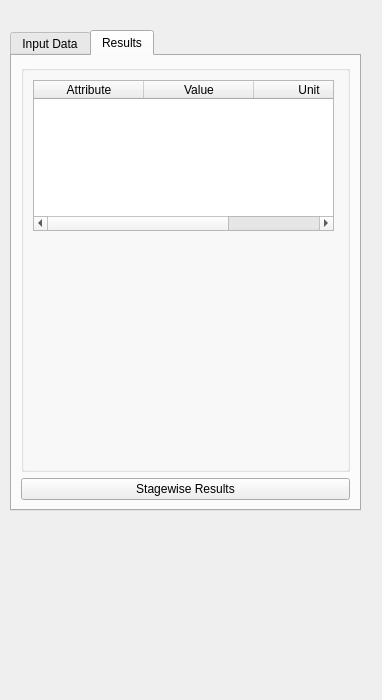
<?xml version="1.0" encoding="UTF-8"?>
<ui version="4.0">
 <class>Form</class>
 <widget class="QWidget" name="Form">
  <property name="enabled">
   <bool>true</bool>
  </property>
  <property name="geometry">
   <rect>
    <x>0</x>
    <y>0</y>
    <width>382</width>
    <height>700</height>
   </rect>
  </property>
  <property name="sizePolicy">
   <sizepolicy hsizetype="Maximum" vsizetype="Maximum">
    <horstretch>0</horstretch>
    <verstretch>0</verstretch>
   </sizepolicy>
  </property>
  <property name="maximumSize">
   <size>
    <width>3200</width>
    <height>5000</height>
   </size>
  </property>
  <property name="windowTitle">
   <string>Form</string>
  </property>
  <widget class="QTabWidget" name="tabWidget">
   <property name="geometry">
    <rect>
     <x>10</x>
     <y>30</y>
     <width>351</width>
     <height>481</height>
    </rect>
   </property>
   <property name="autoFillBackground">
    <bool>true</bool>
   </property>
   <property name="currentIndex">
    <number>1</number>
   </property>
   <widget class="QWidget" name="tab">
    <attribute name="title">
     <string>Input Data</string>
    </attribute>
    <layout class="QVBoxLayout" name="verticalLayout_2">
     <item>
      <widget class="QGroupBox" name="groupBox_2">
       <property name="title">
        <string>Parameter Selection</string>
       </property>
       <layout class="QVBoxLayout" name="verticalLayout">
        <property name="sizeConstraint">
         <enum>QLayout::SetFixedSize</enum>
        </property>
        <item>
         <widget class="QTabWidget" name="tabWidget_5">
          <property name="sizePolicy">
           <sizepolicy hsizetype="Expanding" vsizetype="Fixed">
            <horstretch>0</horstretch>
            <verstretch>0</verstretch>
           </sizepolicy>
          </property>
          <property name="currentIndex">
           <number>2</number>
          </property>
          <widget class="QWidget" name="tab1">
           <attribute name="title">
            <string>General</string>
           </attribute>
           <layout class="QVBoxLayout" name="verticalLayout_6">
            <item>
             <layout class="QGridLayout" name="lay1">
              <property name="sizeConstraint">
               <enum>QLayout::SetDefaultConstraint</enum>
              </property>
              <property name="verticalSpacing">
               <number>0</number>
              </property>
             </layout>
            </item>
           </layout>
          </widget>
          <widget class="QWidget" name="tab2">
           <attribute name="title">
            <string>Condenser</string>
           </attribute>
           <layout class="QVBoxLayout" name="verticalLayout_5">
            <item>
             <layout class="QGridLayout" name="lay2">
              <item row="3" column="0">
               <widget class="QLabel" name="l7">
                <property name="text">
                 <string>TextLabel</string>
                </property>
               </widget>
              </item>
              <item row="0" column="0">
               <widget class="QLabel" name="l4">
                <property name="text">
                 <string>TextLabel</string>
                </property>
               </widget>
              </item>
              <item row="1" column="0">
               <widget class="QLabel" name="l5">
                <property name="text">
                 <string>TextLabel</string>
                </property>
               </widget>
              </item>
              <item row="2" column="2">
               <widget class="QComboBox" name="cb1"/>
              </item>
              <item row="1" column="2">
               <widget class="QLineEdit" name="le5"/>
              </item>
              <item row="2" column="0">
               <widget class="QLabel" name="l6">
                <property name="text">
                 <string>TextLabel</string>
                </property>
               </widget>
              </item>
              <item row="3" column="2">
               <widget class="QComboBox" name="cb2">
                <property name="enabled">
                 <bool>false</bool>
                </property>
               </widget>
              </item>
              <item row="0" column="3">
               <widget class="QLabel" name="u1">
                <property name="text">
                 <string>TextLabel</string>
                </property>
               </widget>
              </item>
              <item row="1" column="3">
               <widget class="QLabel" name="u2">
                <property name="text">
                 <string>TextLabel</string>
                </property>
               </widget>
              </item>
              <item row="4" column="2">
               <widget class="QLineEdit" name="le6"/>
              </item>
              <item row="0" column="2">
               <widget class="QComboBox" name="cb5"/>
              </item>
             </layout>
            </item>
           </layout>
          </widget>
          <widget class="QWidget" name="tab3">
           <attribute name="title">
            <string>Reboiler</string>
           </attribute>
           <layout class="QVBoxLayout" name="verticalLayout_7">
            <item>
             <layout class="QGridLayout" name="lay3">
              <item row="4" column="0">
               <widget class="QLabel" name="l9">
                <property name="text">
                 <string>TextLabel</string>
                </property>
               </widget>
              </item>
              <item row="3" column="0">
               <widget class="QLabel" name="l8">
                <property name="text">
                 <string>TextLabel</string>
                </property>
               </widget>
              </item>
              <item row="5" column="0">
               <widget class="QLabel" name="l10">
                <property name="text">
                 <string>TextLabel</string>
                </property>
               </widget>
              </item>
              <item row="5" column="2">
               <widget class="QComboBox" name="cb4">
                <property name="enabled">
                 <bool>false</bool>
                </property>
               </widget>
              </item>
              <item row="3" column="2">
               <widget class="QLineEdit" name="le7"/>
              </item>
              <item row="4" column="2">
               <widget class="QComboBox" name="cb3"/>
              </item>
              <item row="6" column="2">
               <widget class="QLineEdit" name="le8"/>
              </item>
              <item row="3" column="3">
               <widget class="QLabel" name="u3">
                <property name="text">
                 <string>TextLabel</string>
                </property>
               </widget>
              </item>
             </layout>
            </item>
           </layout>
          </widget>
         </widget>
        </item>
        <item>
         <widget class="QGroupBox" name="groupBox">
          <property name="title">
           <string/>
          </property>
          <layout class="QVBoxLayout" name="verticalLayout_3">
           <item>
            <layout class="QHBoxLayout" name="horizontalLayout_2">
             <item>
              <widget class="QLabel" name="label">
               <property name="text">
                <string>Thermo Package</string>
               </property>
              </widget>
             </item>
             <item>
              <widget class="QComboBox" name="cbTP"/>
             </item>
            </layout>
           </item>
          </layout>
         </widget>
        </item>
       </layout>
      </widget>
     </item>
     <item>
      <widget class="QPushButton" name="pushButton_2">
       <property name="text">
        <string>Submit</string>
       </property>
      </widget>
     </item>
    </layout>
   </widget>
   <widget class="QWidget" name="tab_2">
    <attribute name="title">
     <string>Results</string>
    </attribute>
    <layout class="QVBoxLayout" name="verticalLayout_8">
     <item>
      <widget class="QGroupBox" name="groupBox_3">
       <property name="title">
        <string/>
       </property>
       <widget class="QTableWidget" name="tableWidget">
        <property name="geometry">
         <rect>
          <x>12</x>
          <y>15</y>
          <width>301</width>
          <height>151</height>
         </rect>
        </property>
        <property name="sizePolicy">
         <sizepolicy hsizetype="Fixed" vsizetype="Expanding">
          <horstretch>0</horstretch>
          <verstretch>0</verstretch>
         </sizepolicy>
        </property>
        <property name="columnCount">
         <number>3</number>
        </property>
        <attribute name="horizontalHeaderDefaultSectionSize">
         <number>110</number>
        </attribute>
        <attribute name="horizontalHeaderStretchLastSection">
         <bool>true</bool>
        </attribute>
        <column>
         <property name="text">
          <string>Attribute</string>
         </property>
        </column>
        <column>
         <property name="text">
          <string>Value</string>
         </property>
        </column>
        <column>
         <property name="text">
          <string>Unit</string>
         </property>
        </column>
       </widget>
      </widget>
     </item>
     <item>
      <widget class="QPushButton" name="stageResultsButton">
       <property name="sizePolicy">
        <sizepolicy hsizetype="Minimum" vsizetype="Fixed">
         <horstretch>0</horstretch>
         <verstretch>0</verstretch>
        </sizepolicy>
       </property>
       <property name="text">
        <string>Stagewise Results</string>
       </property>
      </widget>
     </item>
    </layout>
   </widget>
  </widget>
 </widget>
 <resources/>
 <connections/>
</ui>
